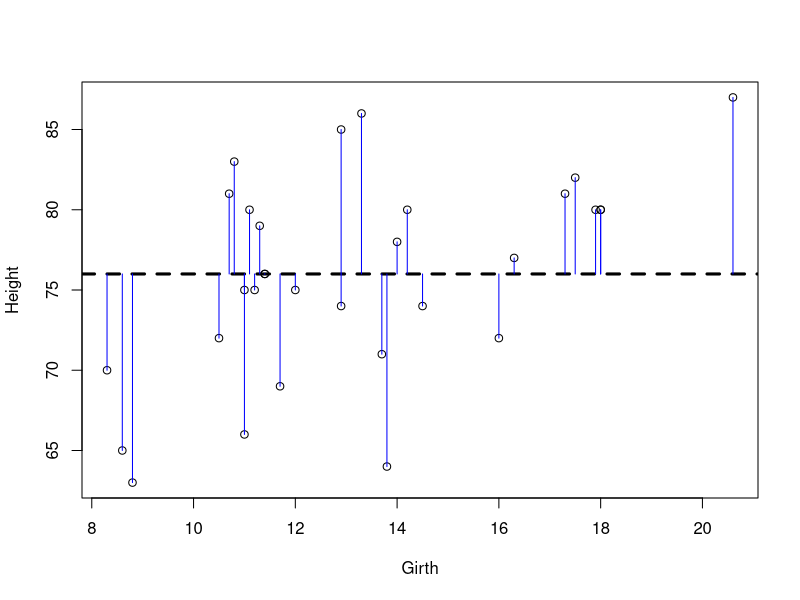
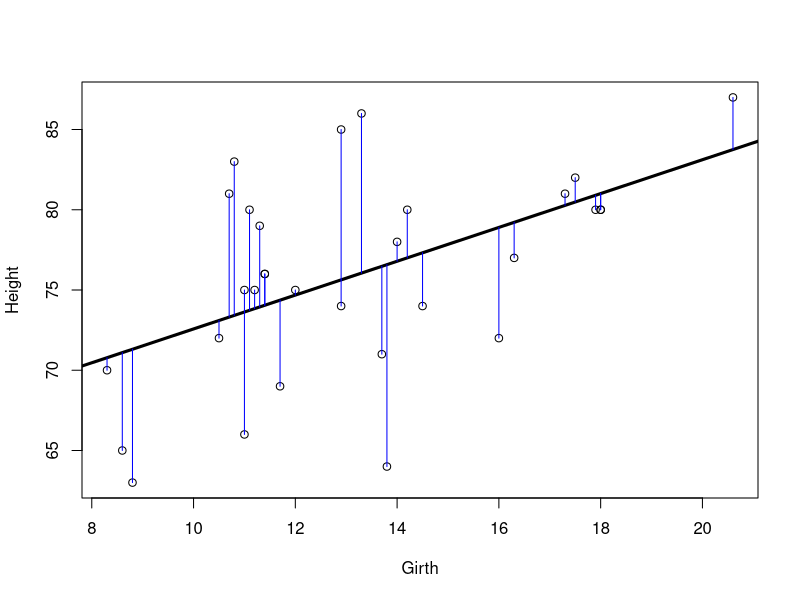
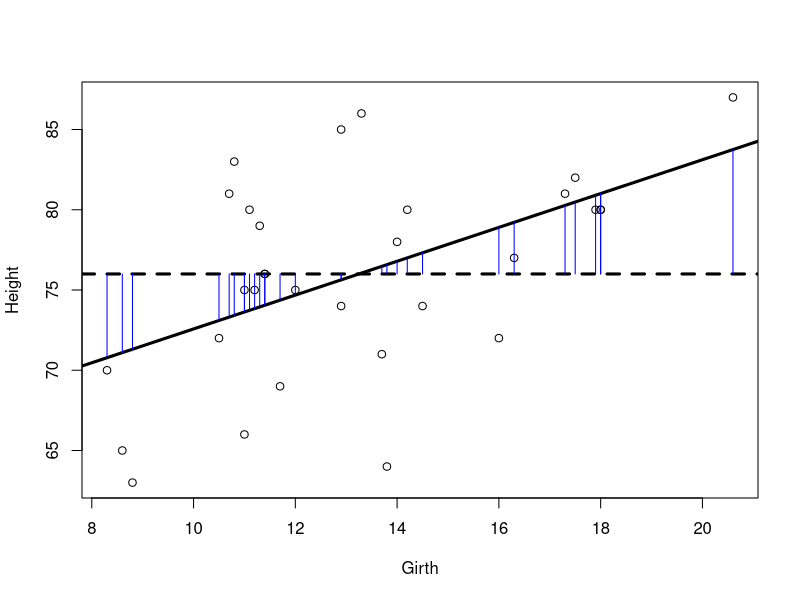
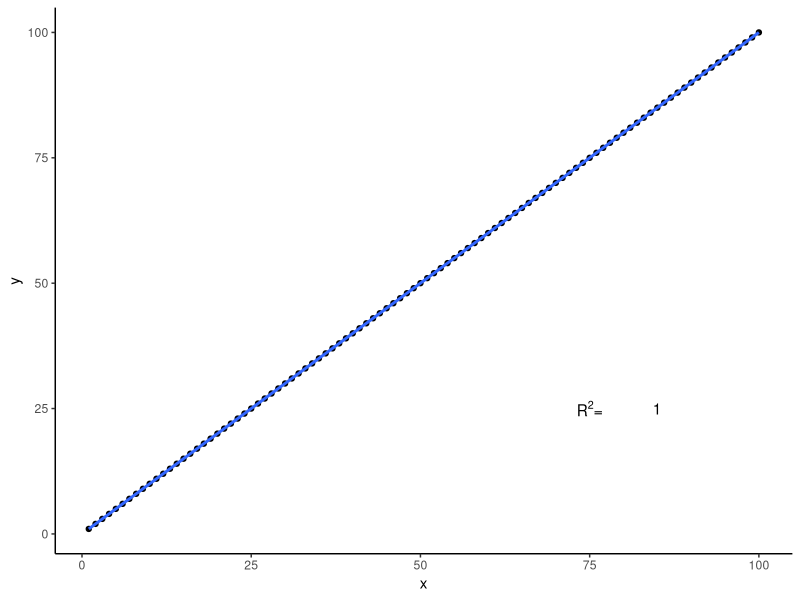
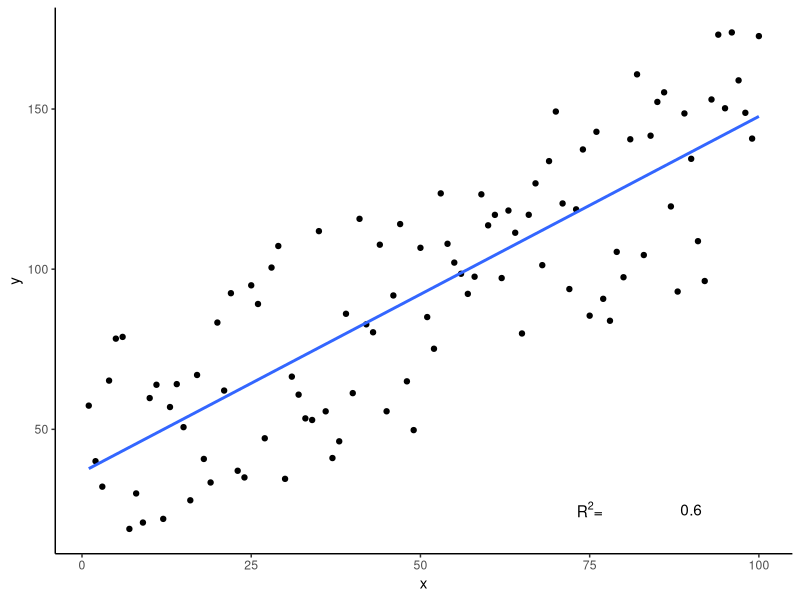
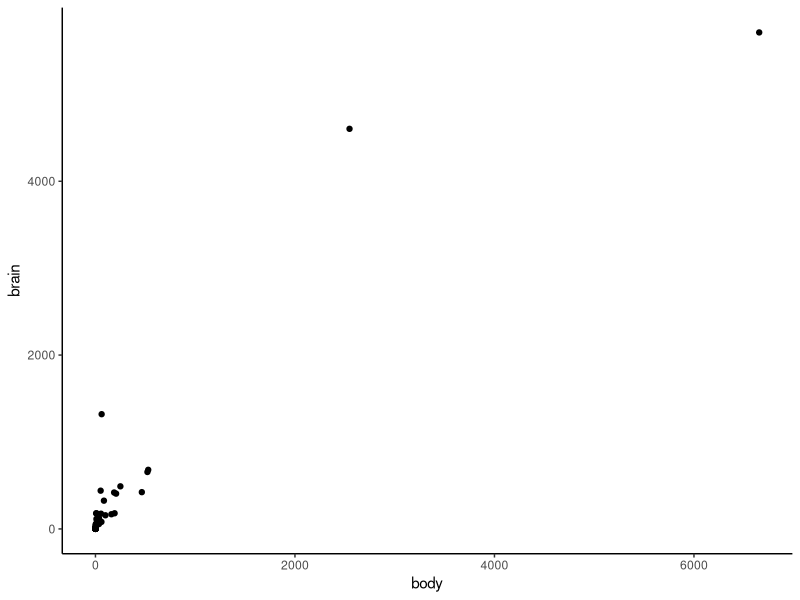
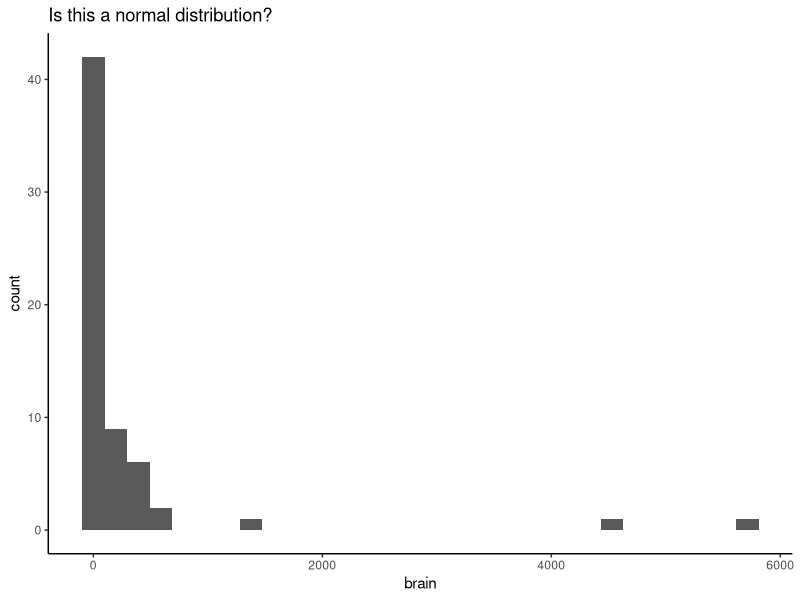
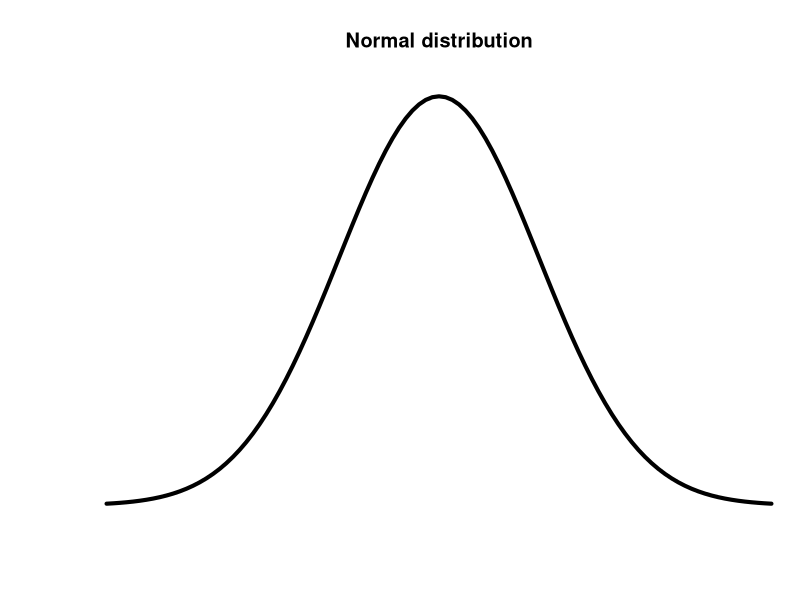

The R script that drew these images, in order:
## ---- chunk 1
library(knitr)
opts_chunk$set(echo = F, warning = FALSE, message = FALSE, comment = NA, fig.height = 3, fig.width = 3, dpi = 100, fig.align = "center", fig.show = "hold")
library(tidyverse)
library(cowplot)
theme_set(theme_classic())
library(MASS)
options(ggplot2.continuous.colour="viridis")
scale_colour_discrete <- function(...)   scale_colour_viridis_d()
## ---- chunk 2
plot(Height ~ Girth, trees)
abline(mean(trees$Height),0, lwd=3, lty = 2)
for(i in seq_along(trees$Height)) {
	  segments(x0 = trees$Girth[i], y0= trees$Height[i], 
	           x1 = trees$Girth[i], y1=mean(trees$Height), col = "blue")
	}
## ---- chunk 3
plot(Height ~ Girth, trees)
tree_lm <- lm(Height ~ Girth, trees)
abline(tree_lm, lwd=3)
for(i in seq_along(trees$Height)) {
	  segments(x0 = trees$Girth[i], y0 = trees$Height[i], 
	           x1 = trees$Girth[i], y1= coef(tree_lm)[1]+coef(tree_lm)[2]*trees$Girth[i], col = "blue")
	}
## ---- chunk 4
plot(Height ~ Girth, trees)
abline(tree_lm, lwd=3)
abline(mean(trees$Height),0, lwd=3, lty = 2)
for(i in seq_along(trees$Height)) {
	  segments(x0 = trees$Girth[i], y0 = mean(trees$Height), 
	           x1 = trees$Girth[i], y1= coef(tree_lm)[1]+coef(tree_lm)[2]*trees$Girth[i], col = "blue")
	}
## ---- chunk 5
data.frame(x = 1:100, y = 1:100) %>% 
ggplot(aes(x, y)) + 
  geom_point() +
  geom_smooth(method = "lm", se = F) +
  annotate("text", x= 75,y =25, label=expression(paste(R^2, "=" ))) +
  annotate("text", x= 85,y =25, label=round(summary(data.frame(x = 1:100, y = (1:100)) %>% 
  lm())$r.squared, 2))

data.frame(x = 1:100, y = (1:100)+ runif(100, max = 80)) %>% 
ggplot(aes(x, y)) + 
  geom_point() +
  geom_smooth(method = "lm", se = F) +
  annotate("text", x= 75,y =25, label=expression(paste(R^2, "=" ))) +
  annotate("text", x= 90,y =25, label=round(summary(data.frame(x = 1:100, y = (1:100)+ runif(100, max = 80)) %>% 
  lm())$r.squared, 2))
## ---- chunk 6
summary(tree_lm)
## ---- chunk 7
ggplot(mammals, aes(body, brain)) + geom_point()
## ---- chunk 8
par(mar = c(4, 4, 4, .1))
ggplot(mammals, aes(brain)) + geom_histogram() + ggtitle("Is this a normal distribution?") # also hist()
plot(dnorm(seq(-50,50), mean = 0, sd = 15), type = 'l', lwd = 4, main = "Normal distribution",axes=FALSE, ylab = "", xlab = "")
## ---- chunk 9
ggplot(mammals, aes(sample=brain)) + 
  stat_qq() + 
  stat_qq_line() +  # also qqnorm()
  ylab("Brain size")
## ---- chunk 10
lm_bb <- lm(brain ~ body, mammals) # our linear model
ggplot(lm_bb, aes(sample = rstandard(lm_bb))) + 
  geom_qq() + 
  stat_qq_line() + # plot standardised residuals
  ylab("Standardised residuals")
## ---- chunk 11
plot_grid(
  ggplot(mammals, aes(sample = (brain))) + stat_qq() + stat_qq_line() + labs(title="Untransformed"),
  ggplot(mammals, aes(sample = log(brain))) + stat_qq() + stat_qq_line() + labs(title="log10 transformed"),
 ggplot(mammals, aes(sample = sqrt(brain))) + stat_qq() + stat_qq_line() + labs(title="square root transformed"),
 align = 'h', ncol = 3)
## ---- chunk 12
lm_bb <- lm(log(brain) ~ body, mammals) # our linear model
ggplot(lm_bb, aes(sample = rstandard(lm_bb))) + 
  geom_qq() + 
  stat_qq_line() + # plot standardised residuals
  ylab("Standardised residuals")
## ---- chunk 13
par(mar = c(4,4,2,0.1))
plot(lm(log(brain) ~ log(body), mammals) , which=c(2))
## ---- chunk 14
par(mfrow=c(1,2))
plot(lm((brain) ~ body, mammals) , which=c(3), main = "untransformed")
plot( lm(log(brain) ~ log(body), mammals) , which=c(3), main = "transformed")
## ---- chunk 15
par(mar = c(4,4,2,0.1))
plot(lm(log(brain) ~ log(body), mammals) , which=c(5))
## ---- chunk 16
par(mfrow=c(2,2), mar = c(4,4,2,0.1))
plot(lm(log(brain) ~ log(body), mammals))
## ---- chunk 17
ggplot(na.omit(survey), aes(Wr.Hnd, Height, colour = Sex)) +
  geom_point() +
  xlab("Hand width")  +
  theme(legend.position = "bottom") +
  ggtitle("Height of students")

diamonds %>% 
  filter(carat <0.8) %>%
  filter(carat >0.6) %>%
  filter(color %in% c("D", "G", "J")) %>% 
ggplot(aes(carat, price, colour = color)) +
  geom_jitter(width = 0.1, shape = 16) +
  theme(legend.position = "bottom") +
  ggtitle("Price of diamonds")
## ---- chunk 18
# create data set of oystercatcher counts (column 1) and site labels
waders <- data.frame(Oystercatcher = MASS::waders[,1],
                     site = letters[1:15])
# poisson regression
summary(glm(Oystercatcher + 1 ~ site, waders, family = poisson))
## ---- chunk 19
Melanoma <- MASS::Melanoma
Melanoma <- subset(Melanoma, Melanoma$status != 3) # remove observations of other causes of death
Melanoma$status <- Melanoma$status - 1 # create binary variables: 0 = died, 1 = alive

# binary regression
model <- glm(status ~ thickness, Melanoma, family = binomial)
summary(model)
plot(status ~ thickness, Melanoma, pch = 19) # plot
# plot binomial regression in blue
newdat <- data.frame(thickness=seq(min(Melanoma$thickness), max(Melanoma$thickness),len=100))
newdat$status <- predict(model, newdata=newdat, type="response")
lines(status ~ thickness, newdat, col="blue", lwd=2)
